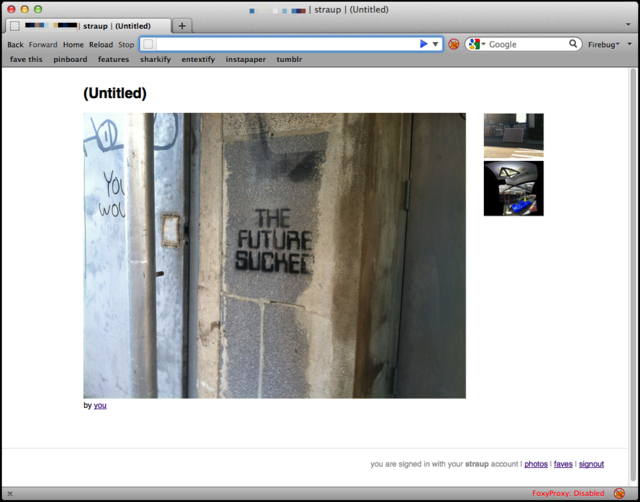
#> input picture parallel-flickr-2.jpg, 640 x 502 px
$ python dither.py ../../parallel-flickr-2.jpg out.png   (Python 2 division)
#> lines starting #> are read from the running program, lines starting #| are printed output that depends on the picture
#!/usr/bin/env python

has_atk = False

import sys

try:
    import atk
    has_atk = True
except Exception, e:
    pass

try:
    import Image
except Exception, e:
    import PIL.Image as Image


def dither(infile, outfile):

#> called with infile = '../../parallel-flickr-2.jpg', outfile = 'out.png'
    img = Image.open(infile)
#> img is the input picture: PIL image 640x502 RGB; mean R, G, B 190.3, 190.5, 189.4

    if has_atk:
        img = dither_atk(img)
    else:
        img = dither_python(img)

    img.save(outfile)

def dither_atk(img):

    img = img.convert('L')
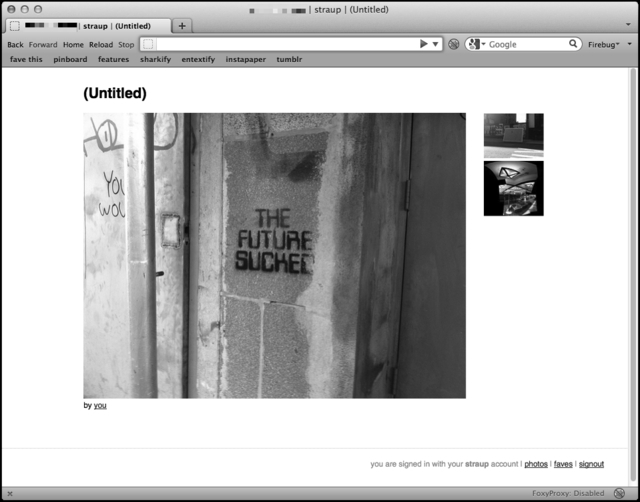
#> img: PIL image 640x502 L; min 0, max 255, mean 190.3
    tmp = atk.atk(img.size[0], img.size[1], img.tostring())
    new = Image.fromstring('L', img.size, tmp)

    return new.convert('RGBA')

def dither_python(infile, outfile):

    img = img.convert('L')

    threshold = 128*[0] + 128*[255]

    for y in range(img.size[1]):
        for x in range(img.size[0]):

            old = img.getpixel((x, y))
            new = threshold[old]
            err = (old - new) >> 3 # divide by 8

            img.putpixel((x, y), new)

            for nxy in [(x+1, y), (x+2, y), (x-1, y+1), (x, y+1), (x+1, y+1), (x, y+2)]:
                try:
                    img.putpixel(nxy, img.getpixel(nxy) + err)
                except IndexError:
                    pass

    return img.convert('RGBA')

if __name__ == '__main__':

    infile = sys.argv[1]
    outfile = sys.argv[2]

    dither(infile, outfile)
#> (the call stopped at in dither_atk, `tmp = atk.atk(img.size[0], img.size[1], img.tostring())`: atk is not available in this run)
